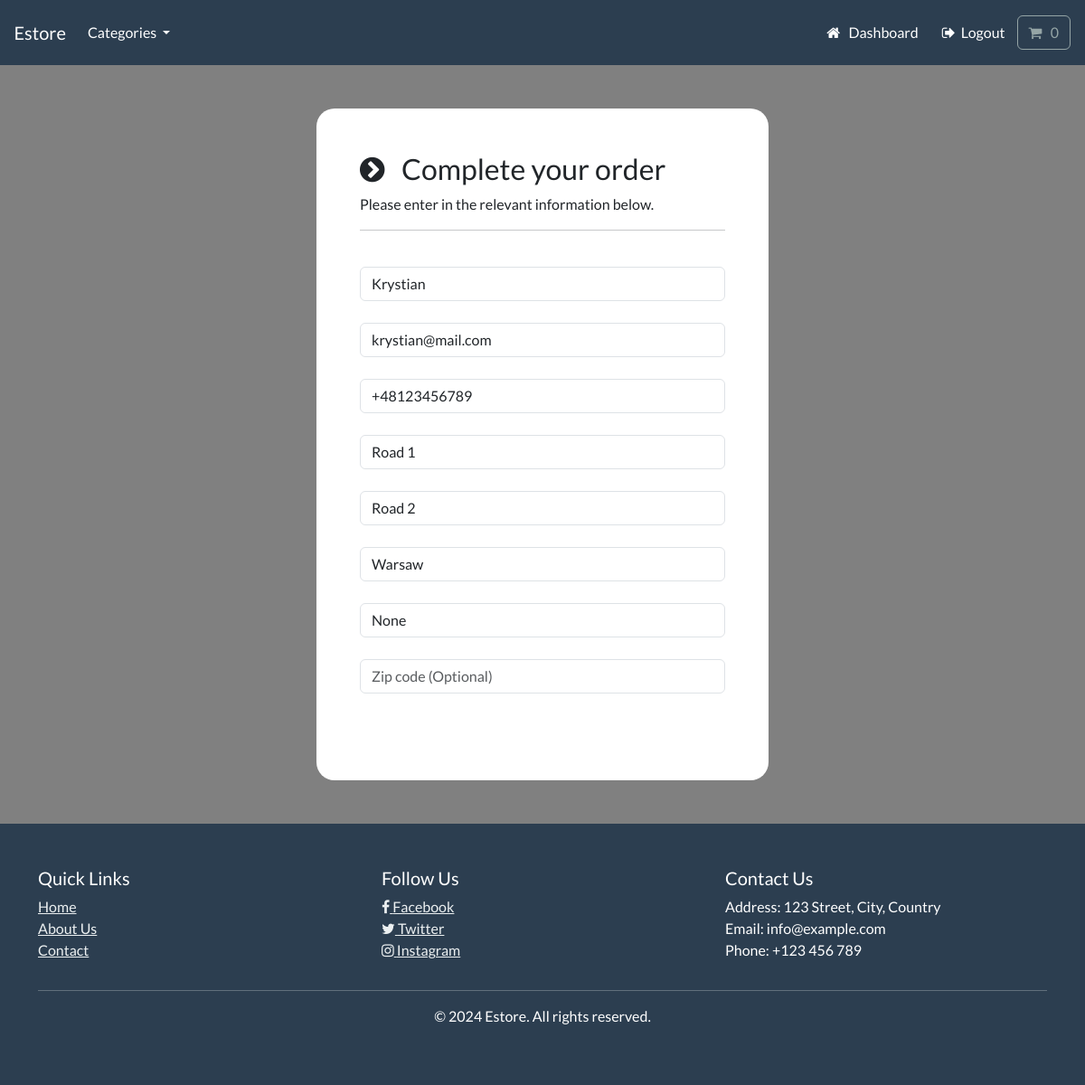
The app's page /payment/checkout (signed in) with its own data.
### payment/models.py (models this page shows, shortened)
class ShippingAddress(models.Model):
    full_name = models.CharField(max_length=300)
    email = models.EmailField(max_length=255)
    phone_number = PhoneNumberField(blank=True)
    address1 = models.CharField(max_length=300)
    number = models.CharField(max_length=300)
    city = models.CharField(max_length=255)
    state = models.CharField(max_length=255, null=True, blank=True)
    zipcode = models.CharField(max_length=20, blank=True)
    user = models.ForeignKey(User, on_delete=models.CASCADE, null=True, blank=True)
    class Meta:
        verbose_name_plural = "Shipping Address"

### payment/views.py (the view)
# urls.py: path("checkout", views.checkout, name="checkout"),
def checkout(request):
    if request.user.is_authenticated:
        try:
            shipping_address = ShippingAddress.objects.get(user=request.user)
            context = {"shipping_address": shipping_address}
            return render(request, "payment/checkout.html", context)
        except ShippingAddress.DoesNotExist:
            return render(request, "payment/checkout.html")
    else:
        return render(request, "payment/checkout.html")

### cart/cart.py (called while the page is built)
    def __len__(self):
        return sum(item["qty"] for item in self.cart.values())

    def get_total(self):
        return sum(Decimal(item["price"]) * item["qty"] for item in self.cart.values())

### cart/context_processors.py (called while the page is built)
def cart(request):
    return {"cart": Cart(request)}

### store/models.py (called while the page is built)
    def get_absolute_url(self):
        return reverse("list-category", args=[self.slug])

### store/views.py (called while the page is built)
def categories(request):
    all_categories = Category.objects.all()
    return {"all_categories": all_categories}

### payment/templates/payment/checkout.html (shortened to what this page needs)
{% extends "store/base.html" %}
{% load static %}
{% block content %}
    <body class="payment-checkout-body">
        <br>
        <div class="container bg-white shadow-md p-5" style="width:500px; border-radius:20px;">
            <form id="complete-order-form" onsubmit="event.preventDefault();">
                <div>
                    <h3> <i class="fa fa-chevron-circle-right" aria-hidden="true"></i> &nbsp; Complete your order </h3>
                    <p> Please enter in the relevant information below. </p>
                    <hr>
                    <br>
                    <div class="form-field">
                        <input class="form-control validate" id="name" type="text" placeholder="Full name*" autocomplete="off" value="{{shipping_address.full_name}}" required>
                    </div>
                    <br>
                    <div class="form-field">
                        <input class="form-control validate" id="email" type="email" placeholder="Email address*" autocomplete="off" value="{{shipping_address.email}}" required>
                    </div>
                    <br>
                    <div class="form-field">
                        <input class="form-control validate" id="phone-number" type="text" placeholder="Phone Number*" autocomplete="off" value="{{shipping_address.phone_number}}" required>
                    </div>
                    <br>
                    <div class="form-field">
                        <input class="form-control validate" id="address1" type="text" placeholder="Address (Street)*" autocomplete="off" value="{{shipping_address.address1}}" required>
                    </div>
                    <br>
                    <div class="form-field">
                        <input class="form-control validate" id="number" type="text" placeholder="Address 2*" autocomplete="off" value="{{shipping_address.number}}" required>
                    </div>
                    <br>
                    <div class="form-field">
                        <input class="form-control validate" id="city" type="text" placeholder="City*" autocomplete="off" value="{{shipping_address.city}}" required>
                    </div>
                    <br>
                    <div class="form-field">
                        <input class="form-control" id="state" type="text" placeholder="State (Optional)" autocomplete="off" value="{{shipping_address.state}}">
                    </div>
                    <br>
                    <div class="form-field">
                        <input class="form-control" id="zipcode" type="text" placeholder="Zip code (Optional)" autocomplete="off" value="{{shipping_address.zipcode}}">
                    </div>
                </div>
                <br>
                <br>
            </form>
        </div>
        <br>
    </body>
    <br>
{% endblock %}

### static/css/styles.css (style rules this page uses)
.payment-checkout-body { background-color: gray; }

### records on screen
ShippingAddress: full_name "Krystian", email "krystian@mail.com", phone_number "+48123456789", address1 "Road 1", number "Road 2", city "Warsaw", state "None"
